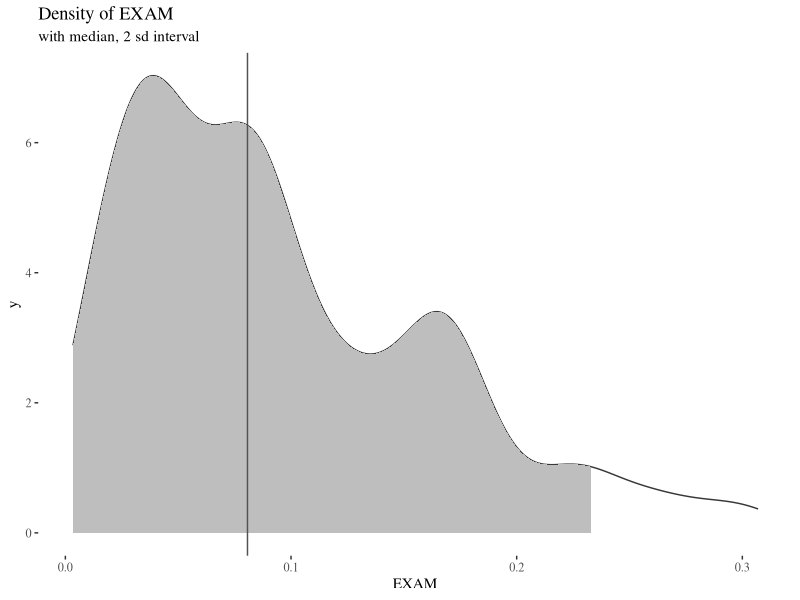

The R source for this figure: (Note: this script raises an error after producing the figure.)
library(tidyverse)
library(ggthemes)
library(gridExtra)
ggplot2::theme_set(theme_tufte())

setwd("~/Documents/dev/linespots/linespots-analysis/exploration/")

d = read_delim('../data.csv',
               delim = ",",
               locale = locale(decimal_mark = "."),
               col_names = TRUE,
               col_types = cols(
                 AUCECDENSITY = col_double(),
                 AUCECEXAM = col_double(),
                 Algorithm = col_factor(),
                 Choice = col_factor(),
                 Commits = col_double(),
                 Depth = col_double(),
                 Domain = col_factor(),
                 EInspect10Density = col_double(),
                 EInspect10EXAM = col_double(),
                 EInspect25Density = col_double(),
                 EInspect25EXAM = col_double(),
                 EXAM = col_double(),
                 EXAM25 = col_double(),
                 EXAM33 = col_double(),
                 EXAM50 = col_double(),
                 EXAM75 = col_double(),
                 EXAM95 = col_double(),
                 EXAMF = col_double(),
                 FixCount = col_double(),
                 FixRanks = col_guess(),
                 FullExam = col_guess(),
                 Future = col_double(),
                 ID = col_factor(),
                 LOC = col_double(),
                 Language = col_factor(),
                 MRD = col_double(),
                 Origin = col_double(),
                 Project = col_factor(),
                 SRD = col_double(),
                 Source = col_factor(),
                 Time = col_factor(),
                 WCP = col_double(),
                 WCW = col_double(),
                 Weighting = col_factor(),
                 fn = col_double(),
                 fp = col_double(),
                 hdMaxDensity = col_double(),
                 hdMaxEXAM = col_double(),
                 hdMaxLOCDensity = col_double(),
                 hdMaxLOCEXAM = col_double(),
                 tn = col_double(),
                 tp = col_double()
               )
)
d = subset(d, d$FixCount != 0)

exam.intervals = mean(d$EXAM) + (seq(-4, 4, 2) * sd(d$EXAM))
exam.intervals
pdf("exp-exam.pdf")
p = ggplot(d, aes(x = EXAM)) +
  geom_density(color = "grey22")
foo = ggplot_build(p)$data[[1]]
p = p +
  geom_area(
    data = subset(foo, x >= exam.intervals[2] & x <= exam.intervals[4]), aes(x = x, y = y), fill = "grey") +
  geom_vline(aes(xintercept = median(EXAM)), linetype = "solid", color = "grey32") +
  ggtitle("Density of EXAM", "with median, 2 sd interval")
p
dev.off()

aucecexam.intervals = mean(d$AUCECEXAM) + (seq(-4, 4, 2) * sd(d$AUCECEXAM))
aucecexam.intervals
pdf("exp-aucecexam.pdf")
p = ggplot(d, aes(x = AUCECEXAM)) +
  geom_density(color = "grey22")
foo = ggplot_build(p)$data[[1]]
p = p +
  geom_area(
    data = subset(foo, x >= aucecexam.intervals[2] & x <= aucecexam.intervals[4]), aes(x = x, y = y), fill = "grey") +
  geom_vline(aes(xintercept = median(AUCECEXAM)), linetype = "solid", color = "grey32") +
  ggtitle("Density of AUCECEXAM", "with median, 2 sd interval")
p
dev.off()

aucecdens.intervals = mean(d$AUCECDENSITY) + (seq(-4, 4, 2) * sd(d$AUCECDENSITY))
aucecdens.intervals
pdf("exp-aucecdens.pdf")
p = ggplot(d, aes(x = AUCECDENSITY)) +
  geom_density(color = "grey22")
foo = ggplot_build(p)$data[[1]]
p = p +
  geom_area(
    data = subset(foo, x >= aucecdens.intervals[2] & x <= aucecdens.intervals[4]), aes(x = x, y = y), fill = "grey") +
  geom_vline(aes(xintercept = median(AUCECDENSITY)), linetype = "solid", color = "grey32") +
  ggtitle("Density of AUCECDENSITY", "with median, 2 sd interval")
p
dev.off()

d = subset(d, d$Algorithm == "Linespots")

pdf("exp-box-lang.pdf")
p1 = ggplot(d, aes(x=Language, y=EXAM)) + geom_boxplot()
p2 = ggplot(d, aes(x=Language, y=AUCECEXAM)) + geom_boxplot()
grid.arrange(p1, p2, ncol=1)
dev.off()

pdf("exp-box-domain.pdf")
p1 = ggplot(d, aes(x=Domain, y=EXAM)) + geom_boxplot()
p2 = ggplot(d, aes(x=Domain, y=AUCECEXAM)) + geom_boxplot()
grid.arrange(p1, p2, ncol=1)
dev.off()

fix.intervals = mean(d$FixCount) + (seq(-4, 4, 2) * sd(d$FixCount))
fix.intervals
pdf("exp-fix.pdf")
p = ggplot(d, aes(x = FixCount)) +
  geom_density(color = "grey22")
foo = ggplot_build(p)$data[[1]]
p = p +
  geom_area(
    data = subset(foo, x >= fix.intervals[2] & x <= fix.intervals[4]), aes(x = x, y = y), fill = "grey") +
  geom_vline(aes(xintercept = median(FixCount)), linetype = "solid", color = "grey32") +
  ggtitle("Density of FixCount", "with median, 2 sd interval")
p
dev.off()

loc.intervals = mean(d$LOC) + (seq(-4, 4, 2) * sd(d$LOC))
loc.intervals
pdf("exp-loc.pdf")
p = ggplot(d, aes(x = LOC)) +
  geom_density(color = "grey22")
foo = ggplot_build(p)$data[[1]]
p = p +
  geom_area(
    data = subset(foo, x >= loc.intervals[2] & x <= loc.intervals[4]), aes(x = x, y = y), fill = "grey") +
  geom_vline(aes(xintercept = median(LOC)), linetype = "solid", color = "grey32") +
  ggtitle("Density of LOC", "with median, 2 sd interval")
p
dev.off()

commit.intervals = mean(d$Commits) + (seq(-4, 4, 2) * sd(d$Commits))
commit.intervals
pdf("exp-commit.pdf")
p = ggplot(d, aes(x = Commits)) +
  geom_density(color = "grey22")
foo = ggplot_build(p)$data[[1]]
p = p +
  geom_area(
    data = subset(foo, x >= commit.intervals[2] & x <= commit.intervals[4]), aes(x = x, y = y), fill = "grey") +
  geom_vline(aes(xintercept = median(Commits)), linetype = "solid", color = "grey32") +
  ggtitle("Density of Commits", "with median, 2 sd interval")
p
dev.off()

origin.intervals = mean(d$Origin) + (seq(-4, 4, 2) * sd(d$Origin))
origin.intervals
pdf("exp-origin.pdf")
p = ggplot(d, aes(x = Origin)) +
  geom_density(color = "grey22")
foo = ggplot_build(p)$data[[1]]
p = p +
  geom_area(
    data = subset(foo, x >= origin.intervals[2] & x <= origin.intervals[4]), aes(x = x, y = y), fill = "grey") +
  geom_vline(aes(xintercept = median(Origin)), linetype = "solid", color = "grey32") +
  ggtitle("Density of Origin", "with median, 2 sd interval")
p
dev.off()


ei25.intervals = mean(d$EInspect25EXAM) + (seq(-4, 4, 2) * sd(d$EInspect25EXAM))
ei25.intervals
pdf("exp-ei25.pdf")
p = ggplot(d, aes(x = EInspect25EXAM)) +
  geom_density(color = "grey22")
foo = ggplot_build(p)$data[[1]]
p = p +
  geom_area(
    data = subset(foo, x >= ei25.intervals[2] & x <= ei25.intervals[4]), aes(x = x, y = y), fill = "grey") +
  geom_vline(aes(xintercept = median(EInspect25EXAM)), linetype = "solid", color = "grey32") +
  ggtitle("Density of EInstpect@25", "with median, 2 sd interval")
p
dev.off()


hdm.intervals = mean(d$hdMaxEXAM) + (seq(-4, 4, 2) * sd(d$hdMaxEXAM))
hdm.intervals
pdf("exp-hdm.pdf")
p = ggplot(d, aes(x = hdMaxEXAM)) +
  geom_density(color = "grey22") + scale_x_log10()
foo = ggplot_build(p)$data[[1]]
p = p +
  geom_area(
    data = subset(foo, x >= hdm.intervals[2] & x <= hdm.intervals[4]), aes(x = x, y = y), fill = "grey") +
  geom_vline(aes(xintercept = median(hdMaxEXAM)), linetype = "solid", color = "grey32") +
  ggtitle("Density of hdMaxEXAM", "with median, 2 sd interval")
p
dev.off()